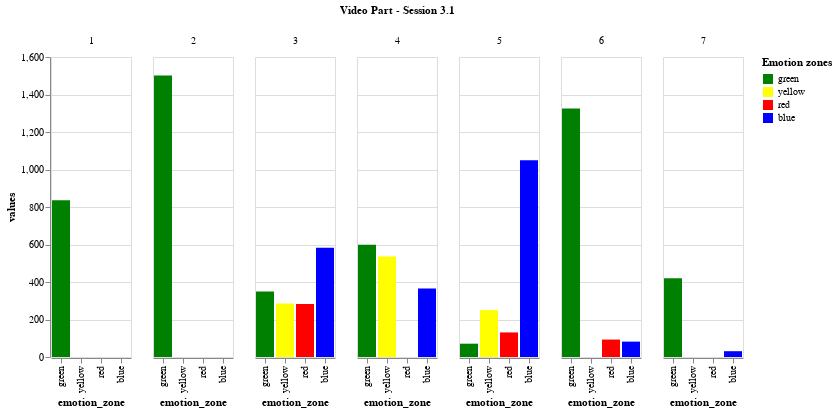

The code cell stored with this chart in its notebook:
### Markdown cell above
## Session 3.1 (Participant 3)

### Code cell
dataframes_31 = add_video_part_column_to_dataframes(dataframes_31)

dataframes_31_dict = create_whole_session_dict_values(dataframes_31)

df_session_31 = pd.DataFrame(dataframes_31_dict)


# Using pandas function to transform from wide format to long format, so Altair can work better
source_31 = df_session_31.melt("video_part", var_name="emotion_zone", value_name='values')

alt.Chart(source_31).mark_bar().encode(
    alt.X('emotion_zone:N', sort=COLOURS),
    alt.Y('values:Q'),
    column=alt.Column('video_part:N', title='Video Part - Session 3.1'),
    color=alt.Color('emotion_zone', scale=alt.Scale(domain=EMOTIONS, range=COLOURS), title='Emotion zones')

)

### Figure 1 — Vega-Lite specification as saved in the notebook (floating-point values rounded to 4 significant figures)
{"config": {"view": {"continuousWidth": 400, "continuousHeight": 300}}, "data": {"name": "data-bdba446f7bdc4b793e88df4180ecf07d"}, "mark": "bar", "encoding": {"color": {"field": "emotion_zone", "scale": {"domain": ["green", "yellow", "red", "blue"], "range": ["green", "yellow", "red", "blue"]}, "title": "Emotion zones", "type": "nominal"}, "column": {"field": "video_part", "title": "Video Part - Session 3.1", "type": "nominal"}, "x": {"field": "emotion_zone", "sort": ["green", "yellow", "red", "blue"], "type": "nominal"}, "y": {"field": "values", "type": "quantitative"}}, "$schema": "https://vega.github.io/schema/vega-lite/v4.17.0.json", "datasets": {"data-bdba446f7bdc4b793e88df4180ecf07d": [{"video_part": 1, "emotion_zone": "green", "values": 836}, {"video_part": 2, "emotion_zone": "green", "values": 1501}, {"video_part": 3, "emotion_zone": "green", "values": 349}, {"video_part": 4, "emotion_zone": "green", "values": 599}, {"video_part": 5, "emotion_zone": "green", "values": 71}, {"video_part": 6, "emotion_zone": "green", "values": 1326}, {"video_part": 7, "emotion_zone": "green", "values": 420}, {"video_part": 1, "emotion_zone": "blue", "values": 0}, {"video_part": 2, "emotion_zone": "blue", "values": 0}, {"video_part": 3, "emotion_zone": "blue", "values": 583}, {"video_part": 4, "emotion_zone": "blue", "values": 366}, {"video_part": 5, "emotion_zone": "blue", "values": 1049}, {"video_part": 6, "emotion_zone": "blue", "values": 82}, {"video_part": 7, "emotion_zone": "blue", "values": 31}, {"video_part": 1, "emotion_zone": "yellow", "values": 0}, {"video_part": 2, "emotion_zone": "yellow", "values": 0}, {"video_part": 3, "emotion_zone": "yellow", "values": 286}, {"video_part": 4, "emotion_zone": "yellow", "values": 536}, {"video_part": 5, "emotion_zone": "yellow", "values": 250}, {"video_part": 6, "emotion_zone": "yellow", "values": 0}, {"video_part": 7, "emotion_zone": "yellow", "values": 0}, {"video_part": 1, "emotion_zone": "red", "values": 0}, {"video_part": 2, "emotion_zone": "red", "values": 0}, {"video_part": 3, "emotion_zone": "red", "values": 283}, {"video_part": 4, "emotion_zone": "red", "values": 0}, {"video_part": 5, "emotion_zone": "red", "values": 131}, {"video_part": 6, "emotion_zone": "red", "values": 93}, {"video_part": 7, "emotion_zone": "red", "values": 0}]}}
